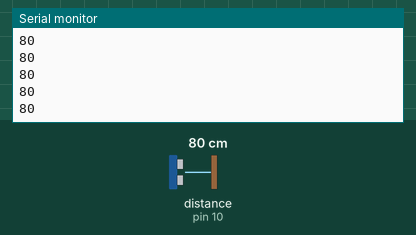
The sketch below on a simulated Arduino Uno, built with avr-gcc and run on an emulated ATmega328P. Parts: the last lines printed to the serial monitor. Wiring (inferred from the names in the program): ultrasonic range finder: trigger pin 9; echo pin 10. Inputs (shaded band) come from the test bench; at power-on: distance to the obstacle (sensor on pin 10) 80 cm. The echo pulse lasts 58.3 µs per cm.

Above: at 1.2 s.
1.3 s: distance to the obstacle (sensor on pin 10) set to 2 cm
At 1.48 s:
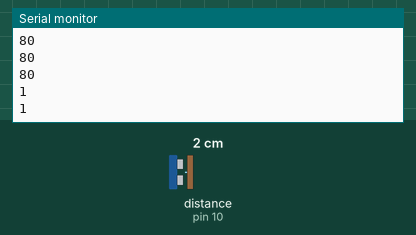
2.8 s: distance to the obstacle (sensor on pin 10) set to 4 cm
At 2.89 s:
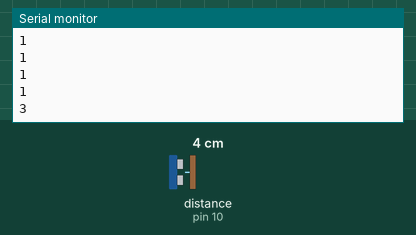
Timing chart, 0 to 5.8 s (numbered marks = the images above; inputs shaded):
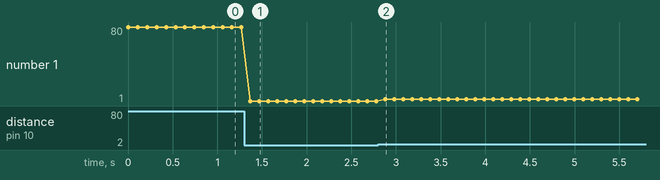

The sketch:

main_1.1.ino
```cpp
int trig = 9;
int echo = 10;

long timeInMicro;
long distanceInCm;

void setup() {
  Serial.begin(9600);
  pinMode(trig, OUTPUT);
  pinMode(echo, INPUT);
}

void loop() {
  digitalWrite(trig, LOW);
  delayMicroseconds(2);
  digitalWrite(trig, HIGH);
  delayMicroseconds(10);
  digitalWrite(trig, LOW);

  timeInMicro = pulseIn(echo, HIGH);

  distanceInCm = ((timeInMicro / 29) / 2);

  Serial.println(distanceInCm);
  delay(100);
}
```

Measured:
- after the input at 1.3 s, the serial monitor: prints a new line after 0.07 s (image 1)
- after the input at 2.8 s, the serial monitor: prints a new line after 0.08 s (image 2)
- plotted number 1: 80 → 1 after the input at 1.3 s, 1 → 3 after the input at 2.8 s
